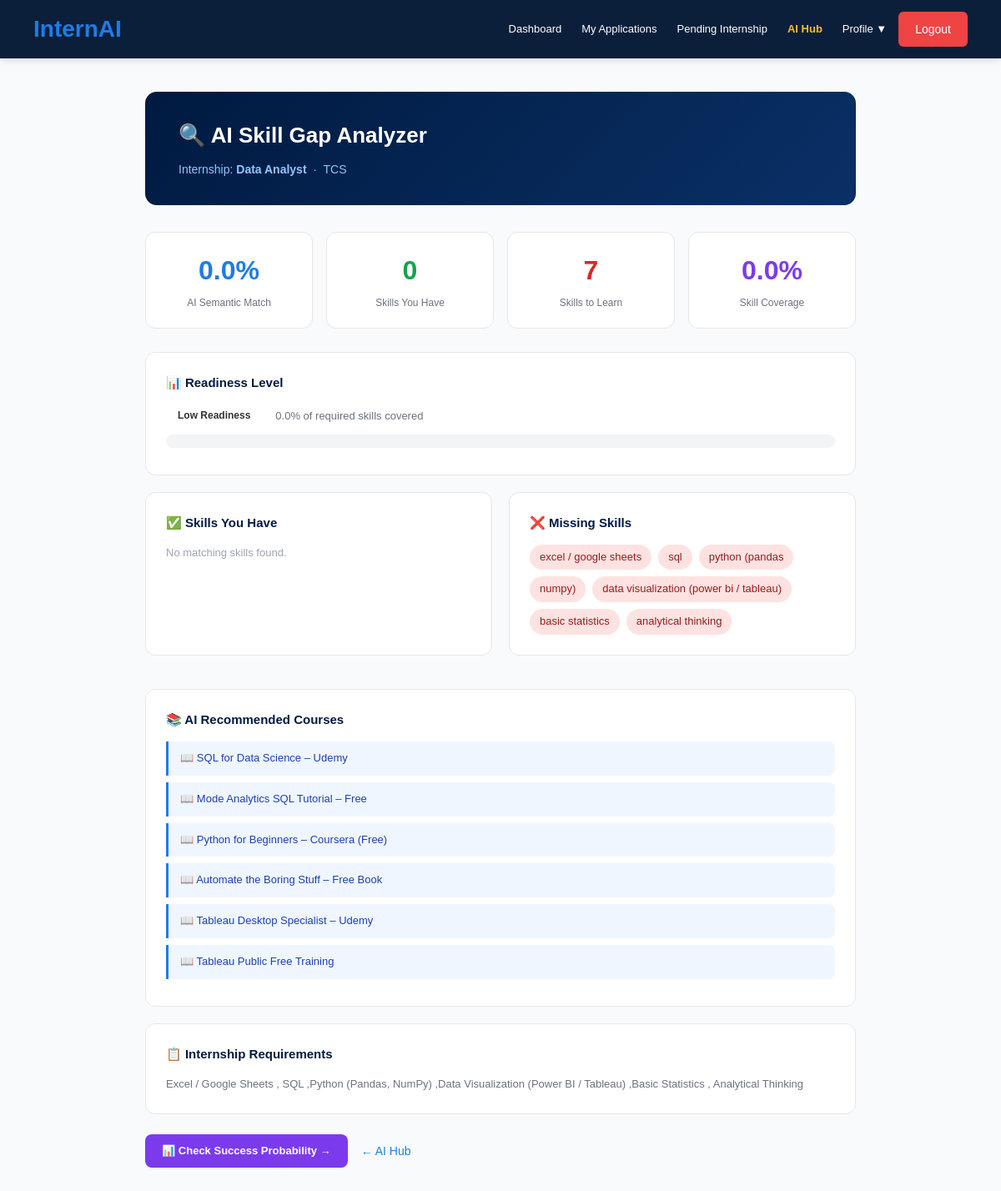
The page /student/ai/skill-gap/2 (signed in) on the database its author committed.
### app.py (models this page shows)
class Internship(db.Model):
    id = db.Column(db.Integer, primary_key=True)
    organization_id = db.Column(db.Integer)  # Use organization_id to match existing DB
    title = db.Column(db.String(200))
    skills_required = db.Column(db.Text)
    capacity = db.Column(db.Integer)
    location = db.Column(db.String(200), default='Remote')
    duration = db.Column(db.String(100), default='3 months')
    stipend = db.Column(db.String(100))
    status = db.Column(db.String(50), default='pending')  # pending until admin verifies
    created_at = db.Column(db.DateTime, default=datetime.utcnow)
    admin_notes = db.Column(db.Text)

class Organization(db.Model):
    id = db.Column(db.Integer, primary_key=True)
    user_id = db.Column(db.Integer)
    company_name = db.Column(db.String(200))
    gst_number = db.Column(db.String(100))
    domain_email = db.Column(db.String(100))
    linkedin_profile = db.Column(db.String(300))
    industry = db.Column(db.String(100))
    location = db.Column(db.String(200))
    description = db.Column(db.Text)
    is_verified = db.Column(db.Boolean, default=False)
    verification_status = db.Column(db.String(50), default='pending')  # pending, approved, rejected
    verification_notes = db.Column(db.Text)
    created_at = db.Column(db.DateTime, default=datetime.utcnow)

### app.py (the view)
@app.route('/student/ai/skill-gap/<int:internship_id>')
@login_required
@role_required('student')
def ai_skill_gap(internship_id):
    internship = Internship.query.get_or_404(internship_id)
    profile = StudentProfile.query.filter_by(user_id=current_user.id).first()
    gap = analyze_skill_gap(profile.skills or '', internship.skills_required or '')
    org = Organization.query.filter_by(id=internship.organization_id).first()
    return render_template('ai_skill_gap.html', internship=internship, gap=gap, org=org)

### ai/matcher.py (called while the page is built)
def parse_skills(skills_text):
    if not skills_text:
        return []
    parts = re.split(r'[,;\n]+', skills_text.lower())
    return [p.strip() for p in parts if p.strip()]

### app.py (called while the page is built)
def role_required(role):
    def decorator(f):
        @wraps(f)
        def decorated_function(*args, **kwargs):
            if not current_user.is_authenticated:
                return redirect(url_for('login'))
            if current_user.role != role:
                return redirect(url_for('home'))
            return f(*args, **kwargs)
        return decorated_function
    return decorator

@login_manager.user_loader
def load_user(user_id):
    return User.query.get(int(user_id))

### templates/ai_skill_gap.html (shortened to what this page needs)
{% extends "base.html" %} {% block nav_links %}
<a href="/student" style="color:#ffffff;text-decoration:none;font-size:13px;padding:6px 10px;border-radius:4px;transition:all 0.2s;white-space:nowrap;">Dashboard</a>
<a href="/student" style="color:#ffffff;text-decoration:none;font-size:13px;padding:6px 10px;border-radius:4px;transition:all 0.2s;white-space:nowrap;">My Applications</a>
<a href="/student" style="color:#ffffff;text-decoration:none;font-size:13px;padding:6px 10px;border-radius:4px;transition:all 0.2s;white-space:nowrap;">Pending Internship</a>
<a href="/student/ai" style="color:#fbbf24;text-decoration:none;font-size:13px;padding:6px 10px;border-radius:4px;transition:all 0.2s;white-space:nowrap;font-weight:600;">AI Hub</a>
<div class="nav-dropdown">
  <button id="profile-dropdown-btn" class="nav-link" onclick="toggleProfileDropdown(event)" style="font-size:13px;padding:6px 10px;border-radius:4px;transition:all 0.2s;white-space:nowrap;background:none;border:none;cursor:pointer;font-family:inherit;">Profile &#9660;</button>
</div>
{% endblock %} {% block content %}
<div class="ai-page">
  <div class="ai-page-header">
    <h1>🔍 AI Skill Gap Analyzer</h1>
    <p>
      Internship: <strong>{{ internship.title }}</strong>
      {% if org %} &nbsp;·&nbsp; {{ org.company_name }}{% endif %}
    </p>
  </div>
  <div class="gap-top">
    <div class="gap-stat blue">
      <div class="val">{{ gap.semantic_score }}%</div>
      <div class="lbl">AI Semantic Match</div>
    </div>
    <div class="gap-stat green">
      <div class="val">{{ gap.matched_skills | length }}</div>
      <div class="lbl">Skills You Have</div>
    </div>
    <div class="gap-stat red">
      <div class="val">{{ gap.missing_skills | length }}</div>
      <div class="lbl">Skills to Learn</div>
    </div>
    <div class="gap-stat">
      <div class="val" style="color: #7c3aed">{{ gap.match_percentage }}%</div>
      <div class="lbl">Skill Coverage</div>
    </div>
  </div>
  <div class="gap-section">
    <h3>📊 Readiness Level</h3>
    <div
      style="display: flex; align-items: center; gap: 16px; margin-bottom: 8px"
    >
      <span class="readiness-badge badge-{{ gap.readiness_color }}"
        >{{ gap.readiness_level }} Readiness</span
      >
      <span style="font-size: 13px; color: #6b7280"
        >{{ gap.match_percentage }}% of required skills covered</span
      >
    </div>
    <div class="readiness-bar-wrap">
    </div>
  </div>
  <div
    style="
      display: grid;
      grid-template-columns: 1fr 1fr;
      gap: 20px;
      margin-bottom: 20px;
    "
  >
    <div class="gap-section">
      <h3>✅ Skills You Have</h3>
      <div class="skill-tags">
        {% for s in gap.matched_skills %}
        <span class="skill-tag matched">{{ s }}</span>
        {% else %}
        <p style="color: #9ca3af; font-size: 13px">No matching skills found.</p>
        {% endfor %}
      </div>
    </div>
    <div class="gap-section">
      <h3>❌ Missing Skills</h3>
      <div class="skill-tags">
        {% for s in gap.missing_skills %}
        <span class="skill-tag missing">{{ s }}</span>
        {% else %}
        <p style="color: #9ca3af; font-size: 13px">
          No missing skills – great!
        </p>
        {% endfor %}
      </div>
    </div>
  </div>
  {% if gap.recommended_courses %}
  <div class="gap-section">
    <h3>📚 AI Recommended Courses</h3>
    {% for course in gap.recommended_courses %}
    <div class="course-item">📖 {{ course }}</div>
    {% endfor %}
  </div>
  {% endif %}
  <div class="gap-section">
    <h3>📋 Internship Requirements</h3>
    <p style="font-size: 13px; color: #6b7280; margin: 0">
      {{ internship.skills_required }}
    </p>
  </div>
  <div style="margin-top: 24px; display: flex; gap: 16px; flex-wrap: wrap">
    <a
      href="/student/ai/success/{{ internship.id }}"
      style="
        background: #7c3aed;
        color: #fff;
        padding: 10px 20px;
        border-radius: 8px;
        text-decoration: none;
        font-size: 13px;
        font-weight: 600;
      "
      >📊 Check Success Probability →</a
    >
    <a
      href="/student/ai"
      style="
        color: #1e7ce8;
        text-decoration: none;
        font-size: 14px;
        align-self: center;
      "
      >← AI Hub</a
    >
  </div>
</div>
{% endblock %}

### static/style.css (style rules this page uses)
* { margin: 0; padding: 0; box-sizing: border-box; font-family: Arial, sans-serif; }
body { background: #f8fafc; color: #0b1f3a; }

### static/student.css (style rules this page uses)
:root { --primary-dark: #001a40; --primary-blue: #1e7ce8; --success: #22c55e; --danger: #ef4444; --warning: #fbbf24; --text-white: #ffffff; --text-dark: #333333; --text-light: #666666; --bg-white: #ffffff; --bg-light: #f1f5f9; --border-color: #e5e7eb; --shadow-sm: 0 2px 8px rgba(0, 0, 0, 0.08); --shadow-md: 0 4px 16px rgba(0, 0, 0, 0.12); --glass-border: rgba(30, 124, 232, 0.3); --glass-shadow: 0 4px 20px rgba(30, 124, 232, 0.12); --glass-shadow-hover: 0 8px 32px rgba(30, 124, 232, 0.28); --glass-bg: #ffffff; }
* { margin: 0; padding: 0; box-sizing: border-box; }
body { font-family: 'Segoe UI', Tahoma, Geneva, Verdana, sans-serif; background: #f8fafc; color: var(--text-dark); line-height: 1.6; }
#profile-dropdown-btn, #profile-dropdown-btn:hover, #profile-dropdown-btn.active { color: #ffffff !important; background: none !important; }
.skill-tag { display: inline-block; background-color: #dbeafe; color: #0369a1; padding: 4px 10px; border-radius: 20px; font-size: 11px; font-weight: 600; }
.nav-dropdown { position: relative; display: inline-flex; align-items: center; }

### templates/ai_skill_gap.html (style rules this page uses)
.ai-page { max-width: 900px; margin: 40px auto; padding: 0 24px; }
.ai-page-header { background: linear-gradient(135deg, #001a40, #0a3066); border-radius: 14px; padding: 32px 40px; color: #fff; margin-bottom: 32px; }
.ai-page-header h1 { font-size: 26px; font-weight: 800; margin: 0 0 8px; }
.ai-page-header p { color: #93c5fd; font-size: 14px; margin: 0; }
.gap-top { display: grid; grid-template-columns: repeat(auto-fit, minmax(180px, 1fr)); gap: 16px; margin-bottom: 28px; }
.gap-stat { background: #fff; border: 1px solid #e5e7eb; border-radius: 12px; padding: 20px; text-align: center; }
.gap-stat .val { font-size: 32px; font-weight: 800; margin-bottom: 4px; }
.gap-stat .lbl { font-size: 12px; color: #6b7280; }
.gap-stat.green .val { color: #16a34a; }
.gap-stat.red .val { color: #dc2626; }
.gap-stat.blue .val { color: #1e7ce8; }
.gap-section { background: #fff; border: 1px solid #e5e7eb; border-radius: 12px; padding: 24px; margin-bottom: 20px; }
.gap-section h3 { font-size: 15px; font-weight: 700; color: #001a40; margin: 0 0 14px; display: flex; align-items: center; gap: 8px; }
.skill-tags { display: flex; flex-wrap: wrap; gap: 8px; }
.skill-tag { font-size: 13px; padding: 5px 12px; border-radius: 20px; font-weight: 500; }
.skill-tag.missing { background: #fee2e2; color: #991b1b; }
.readiness-bar-wrap { background: #f3f4f6; border-radius: 20px; height: 16px; overflow: hidden; margin: 8px 0; }
.course-item { background: #eff6ff; border-left: 3px solid #1e7ce8; padding: 10px 14px; border-radius: 0 8px 8px 0; font-size: 13px; color: #1e40af; margin-bottom: 8px; }
.readiness-badge { display: inline-block; padding: 4px 14px; border-radius: 20px; font-size: 12px; font-weight: 700; }

### rows shown on the page
Internship: title "Data Analyst", skills_required "Excel / Google Sheets , SQL ,Python (Pandas, NumPy) ,Data Visualization (Power BI / Tableau) ,Basic Statistics , Analytical Thinking"
Organization: company_name "TCS"

### other values the page prints
{{ gap.semantic_score }} "0.0"
{{ gap.matched_skills | length }} "0"
{{ gap.missing_skills | length }} "7"
{{ gap.match_percentage }} "0.0"
{{ gap.readiness_level }} "Low"
{{ s }} "excel / google sheets" "sql" "python (pandas" "numpy)" "data visualization (power bi / tableau)" "basic statistics" "analytical thinking"
{{ course }} "SQL for Data Science – Udemy" "Mode Analytics SQL Tutorial – Free" "Python for Beginners – Coursera (Free)" "Automate the Boring Stuff – Free Book" "Tableau Desktop Specialist – Udemy" "Tableau Public Free Training"
